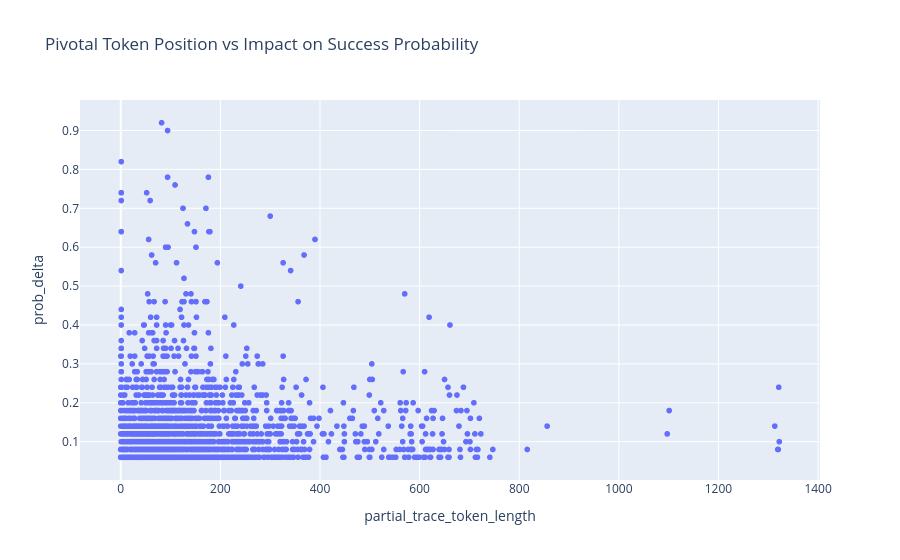
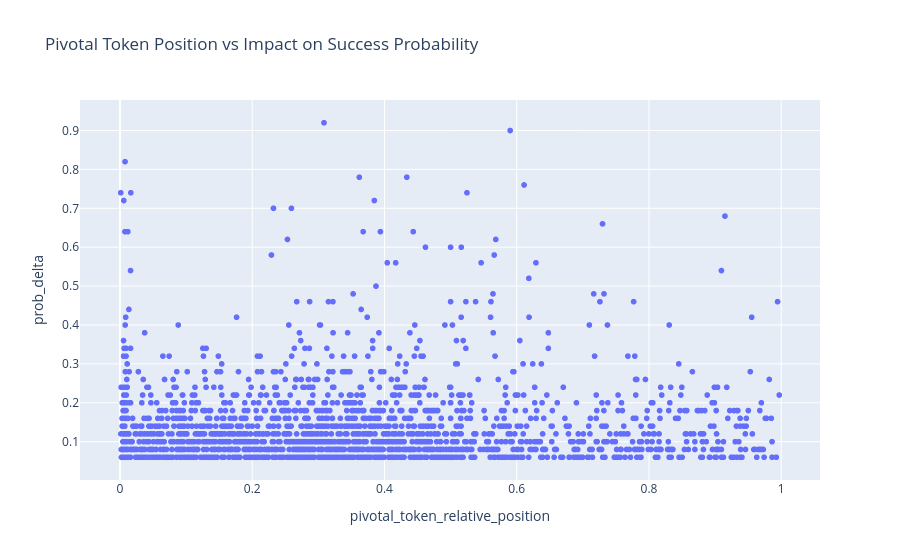

Notebook code cell kept with these figures, in order:
### Code cell
# Check relation between pivotal token position and its impact on success probability
fig = px.scatter(df,
                 x='partial_trace_token_length' ,
                 y='prob_delta',
                 hover_data=['sample_id', 'prob_before', 'prob_after', 'prob_init', 'span_text'],
                 title='Pivotal Token Position vs Impact on Success Probability'
                 )
fig.show()


fig = px.scatter(df,
                 x='pivotal_token_relative_position' ,
                 y='prob_delta',
                 hover_data=['sample_id', 'prob_before', 'prob_after', 'prob_init', 'span_text'],
                 title='Pivotal Token Position vs Impact on Success Probability'
                 )
fig.show()

### Figure 1 — Plotly figure (JSON) as saved in the notebook; plotly's stock layout.template omitted (floating-point values rounded to 4 significant figures; data arrays with more than 128 entries replaced by an {"elided": "..."} marker saying what was removed)
{"data": [{"customdata": {"elided": "1928x5 mixed values"}, "hovertemplate": "partial_trace_token_length=%{x}<br>prob_delta=%{y}<br>sample_id=%{customdata[0]}<br>prob_before=%{customdata[1]}<br>prob_after=%{customdata[2]}<br>prob_init=%{customdata[3]}<br>span_text=%{customdata[4]}<extra></extra>", "legendgroup": "", "marker": {"color": "#636efa", "symbol": "circle"}, "mode": "markers", "name": "", "showlegend": false, "type": "scattergl", "x": {"elided": "1928 int values"}, "xaxis": "x", "y": {"elided": "1928 float values"}, "yaxis": "y"}], "layout": {"legend": {"tracegroupgap": 0}, "title": {"text": "Pivotal Token Position vs Impact on Success Probability"}, "xaxis": {"anchor": "y", "domain": [0, 1], "title": {"text": "partial_trace_token_length"}}, "yaxis": {"anchor": "x", "domain": [0, 1], "title": {"text": "prob_delta"}}}}

### Figure 2 — Plotly figure (JSON) as saved in the notebook; plotly's stock layout.template omitted (floating-point values rounded to 4 significant figures; data arrays with more than 128 entries replaced by an {"elided": "..."} marker saying what was removed)
{"data": [{"customdata": {"elided": "1928x5 mixed values"}, "hovertemplate": "pivotal_token_relative_position=%{x}<br>prob_delta=%{y}<br>sample_id=%{customdata[0]}<br>prob_before=%{customdata[1]}<br>prob_after=%{customdata[2]}<br>prob_init=%{customdata[3]}<br>span_text=%{customdata[4]}<extra></extra>", "legendgroup": "", "marker": {"color": "#636efa", "symbol": "circle"}, "mode": "markers", "name": "", "showlegend": false, "type": "scattergl", "x": {"elided": "1928 float values"}, "xaxis": "x", "y": {"elided": "1928 float values"}, "yaxis": "y"}], "layout": {"legend": {"tracegroupgap": 0}, "title": {"text": "Pivotal Token Position vs Impact on Success Probability"}, "xaxis": {"anchor": "y", "domain": [0, 1], "title": {"text": "pivotal_token_relative_position"}}, "yaxis": {"anchor": "x", "domain": [0, 1], "title": {"text": "prob_delta"}}}}
